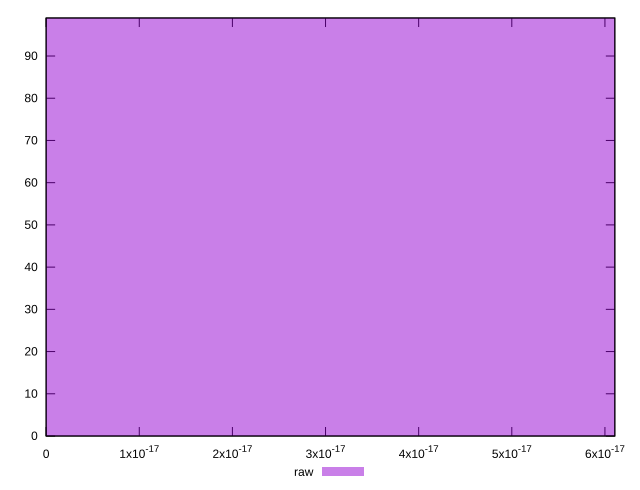

The script that saved this image:
reset

$raw <<EOF
0 99
EOF

set key outside below
set boxwidth 1e-12
set xrange [0:6.106226635438361e-17]
set yrange [0:99]
set trange [0:99]
set style fill transparent solid 0.5 noborder
set terminal svg size 640, 490 enhanced background rgb 'white'
set output "report/report_00029_2021-02-24T13-36-40.390Z/meta/score-difference/samples/card/raw/histogram.svg"

plot $raw title "raw" with boxes

reset
